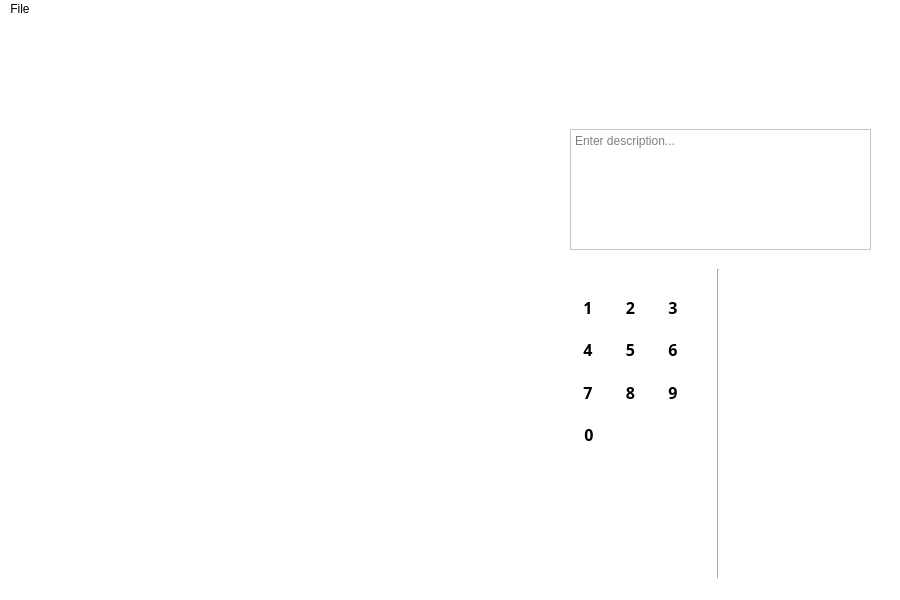
<?xml version="1.0" encoding="UTF-8"?>
<ui version="4.0">
 <class>MainWindow</class>
 <widget class="QMainWindow" name="MainWindow">
  <property name="geometry">
   <rect>
    <x>0</x>
    <y>0</y>
    <width>900</width>
    <height>600</height>
   </rect>
  </property>
  <property name="windowTitle">
   <string>Puzzle-CSP</string>
  </property>
  <property name="styleSheet">
   <string notr="true">background-color: white</string>
  </property>
  <widget class="QWidget" name="centralwidget">
   <property name="autoFillBackground">
    <bool>false</bool>
   </property>
   <property name="styleSheet">
    <string notr="true">QPushButton
{
	border-radius: 3px;
}
*[buttonTheme=&quot;gray&quot;]
{
	background-color: #eeeeee;
	color: #6a1b9a;
}
*[buttonTheme=&quot;purple&quot;]
{
	background-color: #6a1b9a;
	color: white;
}
*[buttonTheme=&quot;purple&quot;]:hover
{
   background-color: #8422c0;
}</string>
   </property>
   <widget class="QWidget" name="gridLayoutWidget">
    <property name="geometry">
     <rect>
      <x>10</x>
      <y>10</y>
      <width>531</width>
      <height>541</height>
     </rect>
    </property>
    <layout class="QGridLayout" name="gridLayout"/>
   </widget>
   <widget class="Line" name="line">
    <property name="geometry">
     <rect>
      <x>710</x>
      <y>250</y>
      <width>16</width>
      <height>311</height>
     </rect>
    </property>
    <property name="orientation">
     <enum>Qt::Vertical</enum>
    </property>
   </widget>
   <widget class="QTextEdit" name="description">
    <property name="geometry">
     <rect>
      <x>570</x>
      <y>110</y>
      <width>301</width>
      <height>121</height>
     </rect>
    </property>
    <property name="focusPolicy">
     <enum>Qt::ClickFocus</enum>
    </property>
    <property name="placeholderText">
     <string>Enter description...</string>
    </property>
   </widget>
   <widget class="QWidget" name="layoutWidget">
    <property name="geometry">
     <rect>
      <x>570</x>
      <y>270</y>
      <width>121</width>
      <height>121</height>
     </rect>
    </property>
    <layout class="QGridLayout" name="gridLayout_2" columnstretch="0,0,0">
     <property name="spacing">
      <number>6</number>
     </property>
     <item row="0" column="0">
      <widget class="QPushButton" name="button_1">
       <property name="sizePolicy">
        <sizepolicy hsizetype="Expanding" vsizetype="Expanding">
         <horstretch>0</horstretch>
         <verstretch>0</verstretch>
        </sizepolicy>
       </property>
       <property name="font">
        <font>
         <family>Cascadia Mono</family>
         <pointsize>12</pointsize>
         <weight>75</weight>
         <bold>true</bold>
         <strikeout>false</strikeout>
        </font>
       </property>
       <property name="cursor">
        <cursorShape>PointingHandCursor</cursorShape>
       </property>
       <property name="autoFillBackground">
        <bool>false</bool>
       </property>
       <property name="text">
        <string>1</string>
       </property>
       <property name="shortcut">
        <string>1</string>
       </property>
       <property name="checkable">
        <bool>false</bool>
       </property>
       <property name="checked">
        <bool>false</bool>
       </property>
       <property name="buttonTheme" stdset="0">
        <string>purple</string>
       </property>
      </widget>
     </item>
     <item row="0" column="1">
      <widget class="QPushButton" name="button_2">
       <property name="sizePolicy">
        <sizepolicy hsizetype="Expanding" vsizetype="Expanding">
         <horstretch>0</horstretch>
         <verstretch>0</verstretch>
        </sizepolicy>
       </property>
       <property name="font">
        <font>
         <family>Cascadia Mono</family>
         <pointsize>12</pointsize>
         <weight>75</weight>
         <bold>true</bold>
         <strikeout>false</strikeout>
        </font>
       </property>
       <property name="cursor">
        <cursorShape>PointingHandCursor</cursorShape>
       </property>
       <property name="autoFillBackground">
        <bool>false</bool>
       </property>
       <property name="text">
        <string>2</string>
       </property>
       <property name="shortcut">
        <string>2</string>
       </property>
       <property name="checkable">
        <bool>false</bool>
       </property>
       <property name="checked">
        <bool>false</bool>
       </property>
       <property name="buttonTheme" stdset="0">
        <string>purple</string>
       </property>
      </widget>
     </item>
     <item row="0" column="2">
      <widget class="QPushButton" name="button_3">
       <property name="sizePolicy">
        <sizepolicy hsizetype="Expanding" vsizetype="Expanding">
         <horstretch>0</horstretch>
         <verstretch>0</verstretch>
        </sizepolicy>
       </property>
       <property name="font">
        <font>
         <family>Cascadia Mono</family>
         <pointsize>12</pointsize>
         <weight>75</weight>
         <bold>true</bold>
         <strikeout>false</strikeout>
        </font>
       </property>
       <property name="cursor">
        <cursorShape>PointingHandCursor</cursorShape>
       </property>
       <property name="autoFillBackground">
        <bool>false</bool>
       </property>
       <property name="text">
        <string>3</string>
       </property>
       <property name="shortcut">
        <string>3</string>
       </property>
       <property name="checkable">
        <bool>false</bool>
       </property>
       <property name="checked">
        <bool>false</bool>
       </property>
       <property name="buttonTheme" stdset="0">
        <string>purple</string>
       </property>
      </widget>
     </item>
     <item row="1" column="0">
      <widget class="QPushButton" name="button_4">
       <property name="sizePolicy">
        <sizepolicy hsizetype="Expanding" vsizetype="Expanding">
         <horstretch>0</horstretch>
         <verstretch>0</verstretch>
        </sizepolicy>
       </property>
       <property name="font">
        <font>
         <family>Cascadia Mono</family>
         <pointsize>12</pointsize>
         <weight>75</weight>
         <bold>true</bold>
         <strikeout>false</strikeout>
        </font>
       </property>
       <property name="cursor">
        <cursorShape>PointingHandCursor</cursorShape>
       </property>
       <property name="autoFillBackground">
        <bool>false</bool>
       </property>
       <property name="text">
        <string>4</string>
       </property>
       <property name="shortcut">
        <string>4</string>
       </property>
       <property name="checkable">
        <bool>false</bool>
       </property>
       <property name="checked">
        <bool>false</bool>
       </property>
       <property name="buttonTheme" stdset="0">
        <string>purple</string>
       </property>
      </widget>
     </item>
     <item row="1" column="1">
      <widget class="QPushButton" name="button_5">
       <property name="sizePolicy">
        <sizepolicy hsizetype="Expanding" vsizetype="Expanding">
         <horstretch>0</horstretch>
         <verstretch>0</verstretch>
        </sizepolicy>
       </property>
       <property name="font">
        <font>
         <family>Cascadia Mono</family>
         <pointsize>12</pointsize>
         <weight>75</weight>
         <bold>true</bold>
         <strikeout>false</strikeout>
        </font>
       </property>
       <property name="cursor">
        <cursorShape>PointingHandCursor</cursorShape>
       </property>
       <property name="autoFillBackground">
        <bool>false</bool>
       </property>
       <property name="text">
        <string>5</string>
       </property>
       <property name="shortcut">
        <string>5</string>
       </property>
       <property name="checkable">
        <bool>false</bool>
       </property>
       <property name="checked">
        <bool>false</bool>
       </property>
       <property name="buttonTheme" stdset="0">
        <string>purple</string>
       </property>
      </widget>
     </item>
     <item row="1" column="2">
      <widget class="QPushButton" name="button_6">
       <property name="sizePolicy">
        <sizepolicy hsizetype="Expanding" vsizetype="Expanding">
         <horstretch>0</horstretch>
         <verstretch>0</verstretch>
        </sizepolicy>
       </property>
       <property name="font">
        <font>
         <family>Cascadia Mono</family>
         <pointsize>12</pointsize>
         <weight>75</weight>
         <bold>true</bold>
         <strikeout>false</strikeout>
        </font>
       </property>
       <property name="cursor">
        <cursorShape>PointingHandCursor</cursorShape>
       </property>
       <property name="autoFillBackground">
        <bool>false</bool>
       </property>
       <property name="text">
        <string>6</string>
       </property>
       <property name="shortcut">
        <string>6</string>
       </property>
       <property name="checkable">
        <bool>false</bool>
       </property>
       <property name="checked">
        <bool>false</bool>
       </property>
       <property name="buttonTheme" stdset="0">
        <string>purple</string>
       </property>
      </widget>
     </item>
     <item row="2" column="0">
      <widget class="QPushButton" name="button_7">
       <property name="sizePolicy">
        <sizepolicy hsizetype="Expanding" vsizetype="Expanding">
         <horstretch>0</horstretch>
         <verstretch>0</verstretch>
        </sizepolicy>
       </property>
       <property name="font">
        <font>
         <family>Cascadia Mono</family>
         <pointsize>12</pointsize>
         <weight>75</weight>
         <bold>true</bold>
         <strikeout>false</strikeout>
        </font>
       </property>
       <property name="cursor">
        <cursorShape>PointingHandCursor</cursorShape>
       </property>
       <property name="autoFillBackground">
        <bool>false</bool>
       </property>
       <property name="text">
        <string>7</string>
       </property>
       <property name="shortcut">
        <string>7</string>
       </property>
       <property name="checkable">
        <bool>false</bool>
       </property>
       <property name="checked">
        <bool>false</bool>
       </property>
       <property name="buttonTheme" stdset="0">
        <string>purple</string>
       </property>
      </widget>
     </item>
     <item row="2" column="1">
      <widget class="QPushButton" name="button_8">
       <property name="sizePolicy">
        <sizepolicy hsizetype="Expanding" vsizetype="Expanding">
         <horstretch>0</horstretch>
         <verstretch>0</verstretch>
        </sizepolicy>
       </property>
       <property name="font">
        <font>
         <family>Cascadia Mono</family>
         <pointsize>12</pointsize>
         <weight>75</weight>
         <bold>true</bold>
         <strikeout>false</strikeout>
        </font>
       </property>
       <property name="cursor">
        <cursorShape>PointingHandCursor</cursorShape>
       </property>
       <property name="autoFillBackground">
        <bool>false</bool>
       </property>
       <property name="text">
        <string>8</string>
       </property>
       <property name="shortcut">
        <string>8</string>
       </property>
       <property name="checkable">
        <bool>false</bool>
       </property>
       <property name="checked">
        <bool>false</bool>
       </property>
       <property name="buttonTheme" stdset="0">
        <string>purple</string>
       </property>
      </widget>
     </item>
     <item row="2" column="2">
      <widget class="QPushButton" name="button_9">
       <property name="sizePolicy">
        <sizepolicy hsizetype="Expanding" vsizetype="Expanding">
         <horstretch>0</horstretch>
         <verstretch>0</verstretch>
        </sizepolicy>
       </property>
       <property name="font">
        <font>
         <family>Cascadia Mono</family>
         <pointsize>12</pointsize>
         <weight>75</weight>
         <bold>true</bold>
         <strikeout>false</strikeout>
        </font>
       </property>
       <property name="cursor">
        <cursorShape>PointingHandCursor</cursorShape>
       </property>
       <property name="autoFillBackground">
        <bool>false</bool>
       </property>
       <property name="text">
        <string>9</string>
       </property>
       <property name="shortcut">
        <string>9</string>
       </property>
       <property name="checkable">
        <bool>false</bool>
       </property>
       <property name="checked">
        <bool>false</bool>
       </property>
       <property name="buttonTheme" stdset="0">
        <string>purple</string>
       </property>
      </widget>
     </item>
    </layout>
   </widget>
   <widget class="QWidget" name="layoutWidget">
    <property name="geometry">
     <rect>
      <x>570</x>
      <y>450</y>
      <width>121</width>
      <height>41</height>
     </rect>
    </property>
    <layout class="QHBoxLayout" name="horizontalLayout">
     <item>
      <widget class="QPushButton" name="button_undo">
       <property name="enabled">
        <bool>false</bool>
       </property>
       <property name="sizePolicy">
        <sizepolicy hsizetype="Expanding" vsizetype="Expanding">
         <horstretch>0</horstretch>
         <verstretch>0</verstretch>
        </sizepolicy>
       </property>
       <property name="font">
        <font>
         <family>Cascadia Mono</family>
         <pointsize>12</pointsize>
         <weight>75</weight>
         <bold>true</bold>
         <strikeout>false</strikeout>
        </font>
       </property>
       <property name="cursor">
        <cursorShape>PointingHandCursor</cursorShape>
       </property>
       <property name="autoFillBackground">
        <bool>false</bool>
       </property>
       <property name="text">
        <string/>
       </property>
       <property name="icon">
        <iconset resource="icons.qrc">
         <normaloff>:/icons/undo.png</normaloff>:/icons/undo.png</iconset>
       </property>
       <property name="shortcut">
        <string>Ctrl+Z</string>
       </property>
       <property name="checkable">
        <bool>false</bool>
       </property>
       <property name="checked">
        <bool>false</bool>
       </property>
       <property name="buttonTheme" stdset="0">
        <string>gray</string>
       </property>
      </widget>
     </item>
     <item>
      <widget class="QPushButton" name="button_redo">
       <property name="enabled">
        <bool>false</bool>
       </property>
       <property name="sizePolicy">
        <sizepolicy hsizetype="Expanding" vsizetype="Expanding">
         <horstretch>0</horstretch>
         <verstretch>0</verstretch>
        </sizepolicy>
       </property>
       <property name="font">
        <font>
         <family>Cascadia Mono</family>
         <pointsize>12</pointsize>
         <weight>75</weight>
         <bold>true</bold>
         <strikeout>false</strikeout>
        </font>
       </property>
       <property name="cursor">
        <cursorShape>PointingHandCursor</cursorShape>
       </property>
       <property name="autoFillBackground">
        <bool>false</bool>
       </property>
       <property name="text">
        <string/>
       </property>
       <property name="icon">
        <iconset resource="icons.qrc">
         <normaloff>:/icons/redo.png</normaloff>:/icons/redo.png</iconset>
       </property>
       <property name="shortcut">
        <string>Ctrl+Y</string>
       </property>
       <property name="checkable">
        <bool>false</bool>
       </property>
       <property name="checked">
        <bool>false</bool>
       </property>
       <property name="buttonTheme" stdset="0">
        <string>gray</string>
       </property>
      </widget>
     </item>
     <item>
      <widget class="QPushButton" name="button_validate">
       <property name="sizePolicy">
        <sizepolicy hsizetype="Expanding" vsizetype="Expanding">
         <horstretch>0</horstretch>
         <verstretch>0</verstretch>
        </sizepolicy>
       </property>
       <property name="font">
        <font>
         <family>Cascadia Mono</family>
         <pointsize>12</pointsize>
         <weight>75</weight>
         <bold>true</bold>
         <strikeout>false</strikeout>
        </font>
       </property>
       <property name="cursor">
        <cursorShape>PointingHandCursor</cursorShape>
       </property>
       <property name="autoFillBackground">
        <bool>false</bool>
       </property>
       <property name="text">
        <string/>
       </property>
       <property name="icon">
        <iconset resource="icons.qrc">
         <normaloff>:/icons/validate.png</normaloff>:/icons/validate.png</iconset>
       </property>
       <property name="checkable">
        <bool>false</bool>
       </property>
       <property name="checked">
        <bool>false</bool>
       </property>
       <property name="buttonTheme" stdset="0">
        <string>gray</string>
       </property>
      </widget>
     </item>
    </layout>
   </widget>
   <widget class="QWidget" name="">
    <property name="geometry">
     <rect>
      <x>570</x>
      <y>400</y>
      <width>121</width>
      <height>31</height>
     </rect>
    </property>
    <layout class="QHBoxLayout" name="horizontalLayout_2" stretch="1,2">
     <item>
      <widget class="QPushButton" name="button_0">
       <property name="sizePolicy">
        <sizepolicy hsizetype="Expanding" vsizetype="Expanding">
         <horstretch>0</horstretch>
         <verstretch>0</verstretch>
        </sizepolicy>
       </property>
       <property name="font">
        <font>
         <family>Cascadia Mono</family>
         <pointsize>12</pointsize>
         <weight>75</weight>
         <bold>true</bold>
         <strikeout>false</strikeout>
        </font>
       </property>
       <property name="cursor">
        <cursorShape>PointingHandCursor</cursorShape>
       </property>
       <property name="autoFillBackground">
        <bool>false</bool>
       </property>
       <property name="text">
        <string>0</string>
       </property>
       <property name="shortcut">
        <string>0</string>
       </property>
       <property name="checkable">
        <bool>false</bool>
       </property>
       <property name="checked">
        <bool>false</bool>
       </property>
       <property name="buttonTheme" stdset="0">
        <string>purple</string>
       </property>
      </widget>
     </item>
     <item>
      <widget class="QPushButton" name="button_delete">
       <property name="sizePolicy">
        <sizepolicy hsizetype="Expanding" vsizetype="Expanding">
         <horstretch>0</horstretch>
         <verstretch>0</verstretch>
        </sizepolicy>
       </property>
       <property name="font">
        <font>
         <family>Cascadia Mono</family>
         <pointsize>12</pointsize>
         <weight>75</weight>
         <bold>true</bold>
         <strikeout>false</strikeout>
        </font>
       </property>
       <property name="cursor">
        <cursorShape>PointingHandCursor</cursorShape>
       </property>
       <property name="autoFillBackground">
        <bool>false</bool>
       </property>
       <property name="text">
        <string/>
       </property>
       <property name="icon">
        <iconset resource="icons.qrc">
         <normaloff>:/icons/delete.png</normaloff>:/icons/delete.png</iconset>
       </property>
       <property name="checkable">
        <bool>false</bool>
       </property>
       <property name="checked">
        <bool>false</bool>
       </property>
       <property name="buttonTheme" stdset="0">
        <string>purple</string>
       </property>
      </widget>
     </item>
    </layout>
   </widget>
  </widget>
  <widget class="QMenuBar" name="menubar">
   <property name="geometry">
    <rect>
     <x>0</x>
     <y>0</y>
     <width>900</width>
     <height>21</height>
    </rect>
   </property>
   <property name="styleSheet">
    <string notr="true">QMenuBar::item:selected
{
	background-color: #e5f3ff
}</string>
   </property>
   <widget class="QMenu" name="menuFile">
    <property name="styleSheet">
     <string notr="true">QMenu::item:enabled:selected
{
	background-color: #90c8f6;
	color: black;
}</string>
    </property>
    <property name="title">
     <string>File</string>
    </property>
    <addaction name="actionNew"/>
    <addaction name="actionOpen"/>
    <addaction name="separator"/>
    <addaction name="actionSave"/>
    <addaction name="actionSave_As"/>
    <addaction name="separator"/>
    <addaction name="actionQuit"/>
   </widget>
   <addaction name="menuFile"/>
  </widget>
  <widget class="QStatusBar" name="statusbar"/>
  <action name="actionNew">
   <property name="enabled">
    <bool>false</bool>
   </property>
   <property name="text">
    <string>New...</string>
   </property>
  </action>
  <action name="actionOpen">
   <property name="enabled">
    <bool>false</bool>
   </property>
   <property name="text">
    <string>Open...</string>
   </property>
  </action>
  <action name="actionSave">
   <property name="enabled">
    <bool>false</bool>
   </property>
   <property name="text">
    <string>Save</string>
   </property>
  </action>
  <action name="actionSave_As">
   <property name="enabled">
    <bool>false</bool>
   </property>
   <property name="text">
    <string>Save As...</string>
   </property>
  </action>
  <action name="actionQuit">
   <property name="text">
    <string>Quit</string>
   </property>
   <property name="shortcut">
    <string>Ctrl+Q</string>
   </property>
  </action>
 </widget>
 <resources>
  <include location="icons.qrc"/>
 </resources>
 <connections>
  <connection>
   <sender>actionQuit</sender>
   <signal>triggered()</signal>
   <receiver>MainWindow</receiver>
   <slot>close()</slot>
   <hints>
    <hint type="sourcelabel">
     <x>-1</x>
     <y>-1</y>
    </hint>
    <hint type="destinationlabel">
     <x>449</x>
     <y>299</y>
    </hint>
   </hints>
  </connection>
 </connections>
</ui>
